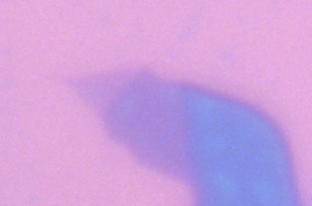
#> input picture NJ_WS_03_03_100X_cropped.jpg, 312 x 206 px
$ python contrast_from_segementation_full_code.py
#> lines starting #> are read from the running program, lines starting #| are printed output that depends on the picture; long printed decimals are rounded
#!/usr/bin/env python
# coding: utf-8

#code to convert image to single channel only form


import cv2
import numpy as np
#get_ipython().run_line_magic('matplotlib', 'inline')
from matplotlib import pyplot as plt
import pandas as pd
from sklearn.cluster import KMeans


#read image
image =  cv2.imread('NJ_WS_03_03_100X_cropped.jpg', cv2.IMREAD_UNCHANGED)
#> image is the input picture: shape (206, 312, 3); mean B, G, R 221.6, 160.8, 205.3
print(image.shape)
#| (206, 312, 3)


img = plt.imshow(image)
plt.show()


#the color change above is because cv2 reads and keep the image as BGR
#whereas matplotlib uses RGB. So for visualisation using matplotlib, it
#is better to convert.
#We are only using the green channel and hence we will not be encoun
#tering any issues eitherway.


#extract green channel
#for mos2 extract red channel as given by Wang et al
green_channel_image = image[:,:,1]
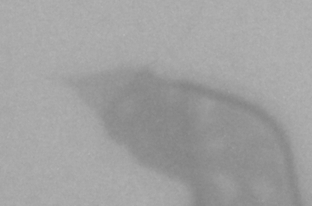
#> green_channel_image: shape (206, 312); min 129, max 182, mean 160.8
red_channel_image = image[:,:,2]
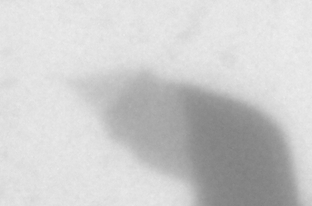
#> red_channel_image: shape (206, 312); min 127, max 238, mean 205.3
blue_channel_image = image[:,:,0]
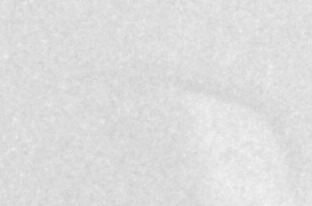
#> blue_channel_image: shape (206, 312); min 206, max 244, mean 221.6
#for blue channel, replace the 1 with 0, and use 2 for red


#create empty image with same shape as image
green_image = np.zeros(image.shape)
blue_image = np.zeros(image.shape)
red_image = np.zeros(image.shape)


#assign green channel of the original image to empty image
green_image[:, :, 1]= green_channel_image
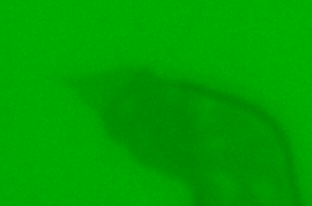
#> green_image: shape (206, 312, 3) float64; mean of channels 0, 1, 2 0, 160.8, 0; drawn as B, G, R
red_image[:, :, 2]= red_channel_image
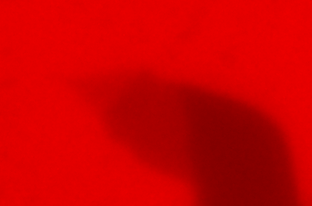
#> red_image: shape (206, 312, 3) float64; mean of channels 0, 1, 2 0, 0, 205.3; drawn as B, G, R
blue_image[:,:,0] = blue_channel_image
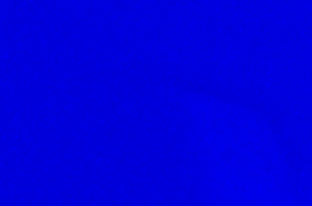
#> blue_image: shape (206, 312, 3) float64; mean of channels 0, 1, 2 221.6, 0, 0; drawn as B, G, R


cv2.imwrite('NJ_WS_03_03_100X_cropped_red_channel.png' , red_image)
cv2.imwrite('NJ_WS_03_03_100X_cropped_green_channel.png' , green_image)
cv2.imwrite('NJ_WS_03_03_100X_cropped_blue_channel.png', blue_image)
#print(green_image.shape)
print(red_image.shape)
#| (206, 312, 3)


#just to see how cv2 and plt images look different
#save_test_image = cv2.cvtColor(green_channel_image, cv2.COLOR_BGR2RGB)
#plt.imshow(save_test_image)


#We add the bilteral filter before going to the clustering part
#to get rid of the noise as mentioned by Sci_Rep_paper


img_file = "NJ_WS_03_03_100X_cropped_red_channel.png"


img = cv2.imread(img_file)


## Bilateral filtering
for ii in range(1):
    img = cv2.bilateralFilter(img,2,1,1)
print(img.shape)
#| (206, 312, 3)


cv2.imwrite('NJ_WS_03_03_100X_cropped_red_channel_bfapplied.png' , img)
print(img.shape)
#| (206, 312, 3)


# In[17]:


#starting the part where we make clusters of various groups
#and see which has a lesser inertia using the elbow plot.
#This time kneedle algorithm can be tried to automatically
#obtain ideal number of clusters.


image = cv2.imread('NJ_WS_03_03_100X_cropped_red_channel_bfapplied.png')
image2 = cv2.imread('NJ_WS_03_03_100X_cropped_red_channel_bfapplied.png')


image = image.reshape((image.shape[1]*image.shape[0],3))
#print(image.shape(R_G_13_04_100x))


#creating an empty list and adding to it the inertia for number
#of clusters running from 1 to 11


inertia_list=[]
for i in range(1,12):
  kmeans=KMeans(n_clusters=i)
  kmeans.fit(image)
  inertia=kmeans.inertia_
  inertia_list.append(inertia)
#> after the loop, inertia_list = [68384472.4, 8782780.5, 3366466.9, 1799360.9, 1421756.6, 997123.2, 682299.1, 576949.1, 476501.6, 382405.6, 314436.3]
print(inertia_list)
#| [68384472.359, 8782780.549, 3366466.899, 1799360.932, 1421756.622, 997123.210, 682299.053, 576949.144, 476501.556, 382405.603, 314436.324]


#plotting inertia as a function of the number of clusters
fig = plt.figure(figsize=[5,7])
ax = plt.subplot(111)

plt.xticks(fontsize=16)
plt.yticks(fontsize=16)
ax.plot(list(np.arange(1,12)),inertia_list)
ax.set_xlabel('Number of Clusters, N', fontsize=16)
ax.set_ylabel('Inertia', fontsize=16)
ax.set_title('Elbow Search for Fig.1.c', fontsize=17)
ax.grid('on')
ttl = ax.title
ttl.set_weight('bold')
plt.savefig('NJ_WS_03_03_100X_cropped_red_channel_bfapplied_elbow.png',dpi=600)
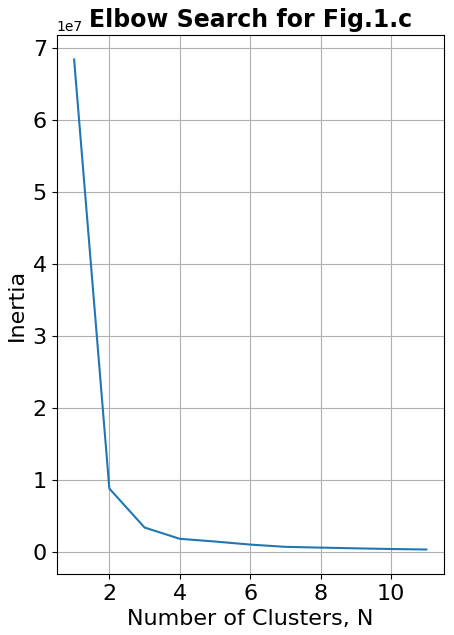
#> figure drawn by matplotlib, 1 panel; curve peaks at x = 1, y = 68384472.4
plt.show()


#using the kneedle algorithm to autodetect the elbow point
'''

num_of_clusters = np.arange(1,12,1)


print(num_of_clusters)


from kneed import KneeLocator


kneedle = KneeLocator(num_of_clusters, inertia_list, S=1.0, curve="convex", direction="decreasing",interp_method='polynomial', online=True)


#The optimal number of clusters come from the elbow point
k = round(kneedle.elbow, 3)
print("the elbow point is ",k)


print(round(kneedle.knee, 3))


kneedle.plot_knee()
plt.savefig('R_MoS2_02_05_100X_6p5_test_titleremoved.png',dpi=600)
plt.show()


#image2 = image.reshape((-1,3))


#image2D = image.reshape(image.shape[0]*image.shape[1],image.shape[2])


#image2 = np.float32(image2)
'''


k = int(input("enter the number of clusters needed "))
#> the answer given: 3

kmeans = KMeans(n_clusters=k)
kmeans.fit(image)


clustered = kmeans.cluster_centers_[kmeans.labels_]


segmented_image = clustered.reshape(image2.shape[0],image2.shape[1],image2.shape[2])


#plt.imshow(segmented_image)


cv2.imwrite('NJ_WS_03_03_100X_cropped_red_channel_bfapplied_segmented.png' , segmented_image)

#get_ipython().run_line_magic('matplotlib', 'tk')


img = cv2.imread("./NJ_WS_03_03_100X_cropped_red_channel_bfapplied_segmented.png")


#click region of substrate to get substrate pixel value


# [22 lines left out: function click_event, not called in this run]


print(img)
#| None
cv2.imshow('image', img)
cv2.setMouseCallback('image', click_event)
cv2.waitKey()
cv2.destroyAllWindows()


#> (the run stopped early here; a loop or call above may not have finished)
